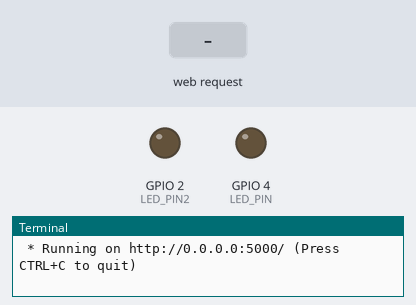
The program below on a simulated Raspberry Pi (BCM pin numbers). On the bench: output pins drawn as LEDs (lit = HIGH), the last lines printed to the terminal. Inputs (shaded band) come from the test bench. The clock reads 2024-03-15 10:24:30 at power-on unless the program sets it.

Above: at 1.2 s.
1.3 s: HTTP request for /red/on received
At 2.1 s:
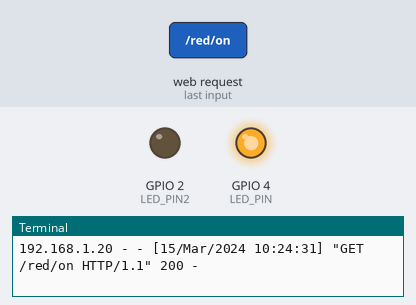
2.8 s: HTTP request for /blue/on received
At 3.2 s:
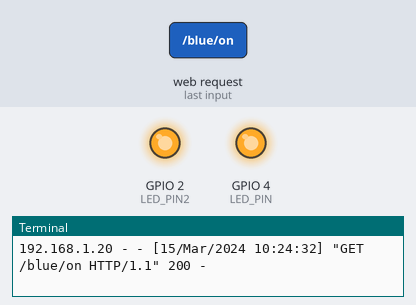
4.3 s: HTTP request for /red/off received
At 5.5 s:
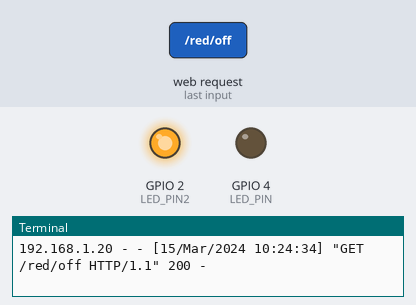
Timing chart, 0 to 7.3 s (numbered marks = the images above; inputs shaded):
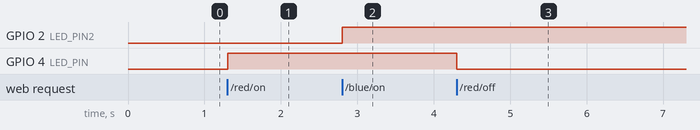

Measured:
- after the input at 1.3 s, GPIO 4 (LED_PIN): LOW → HIGH at once
- after the input at 2.8 s, GPIO 2 (LED_PIN2): LOW → HIGH at once
- after the input at 4.3 s, GPIO 4 (LED_PIN): HIGH → LOW at once

The program:

flask_led_task2.py
```python
from flask import Flask, render_template
import RPi.GPIO as GPIO

app = Flask(__name__)
LED_PIN = 4
LED_PIN2 = 2
GPIO.setmode(GPIO.BCM)
GPIO.setup(LED_PIN, GPIO.OUT)
GPIO.setup(LED_PIN2, GPIO.OUT)

@app.route("/")
def hello():
    return render_template("led2.html")

@app.route("/<color>/<op>")
def led_op(color,op):
    if op == "on":
        if color == "red":
            GPIO.output(LED_PIN, GPIO.HIGH)
            return "RED LED ON"
        elif color == "blue":
            GPIO.output(LED_PIN2, GPIO.HIGH)
            return "BLUE LED ON"


    elif op == "off":
        if color == "red":
            GPIO.output(LED_PIN, GPIO.LOW)
            return "RED LED OFF"
        elif color == "blue":
            GPIO.output(LED_PIN2, GPIO.LOW)
            return "BLUE LED OFF"


if __name__ == "__main__":
    try:
        app.run(host="0.0.0.0")
    finally:
        GPIO.cleanup()
```
